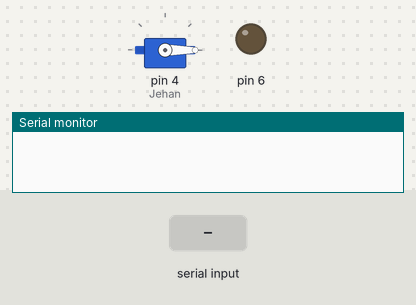
Bench run of a sketch on a simulated Arduino Uno, built with avr-gcc and run on an emulated ATmega328P. Parts: servo, output pins drawn as LEDs (lit = HIGH), the last lines printed to the serial monitor. The inputs (shaded band) are chosen by the test bench.

Above: at 1.2 s.
1.3 s: "1" received over Serial
At 1.8 s:
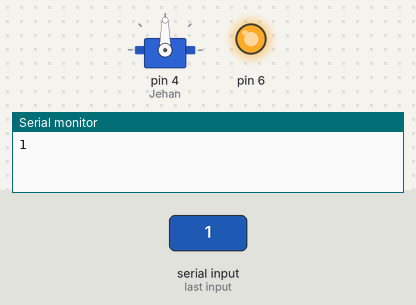
2.8 s: "0" received over Serial
At 4.2 s:
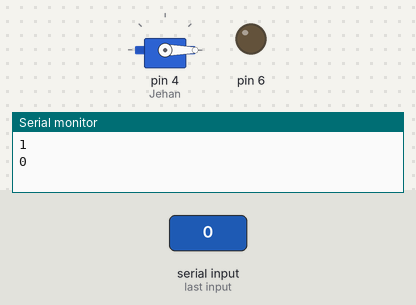
Timing chart, 0 to 5.8 s (numbered marks = the images above; inputs shaded):
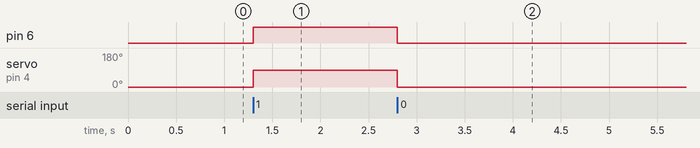

The sketch:

Servo_with_Bluetooth.ino
```cpp
//.................JEHANKANDY.................
//........Bluetooth Servo Connected Project...

#include <Servo.h>

Servo Jehan;
char val;
void setup() {
  pinMode(6,OUTPUT);
  Jehan.attach(4);
  Serial.begin(9600);
}

void loop() {
  if(Serial.available()){
    val=Serial.read();
    Serial.println(val);
    }
  if(val=='1'){
    digitalWrite(6,HIGH);
    Jehan.write(90);
  }
  else{
    digitalWrite(6,LOW);
    Jehan.write(0);
  }
}

//...........coded by : Jehankandy.........................
//............thank you...................................
```

Measured:
- after the input at 1.3 s, pin 6: LOW → HIGH at once; servo on pin 4 (Jehan): 0° → 90° at once
- after the input at 2.8 s, pin 6: HIGH → LOW at once; servo on pin 4 (Jehan): 90° → 0° at once
